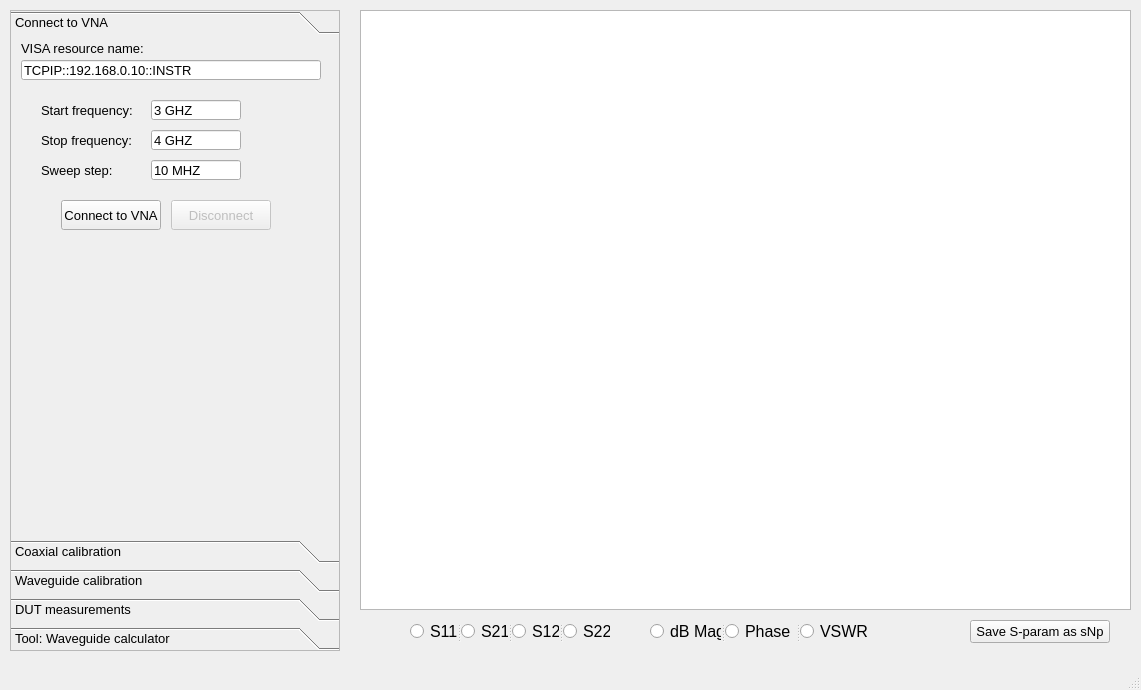
<?xml version="1.0" encoding="UTF-8"?>
<ui version="4.0">
 <class>MainWindow</class>
 <widget class="QMainWindow" name="MainWindow">
  <property name="geometry">
   <rect>
    <x>0</x>
    <y>0</y>
    <width>1141</width>
    <height>690</height>
   </rect>
  </property>
  <property name="windowTitle">
   <string>One port RF adapter characterization</string>
  </property>
  <widget class="QWidget" name="centralwidget">
   <widget class="PlotWidget" name="plot">
    <property name="geometry">
     <rect>
      <x>360</x>
      <y>10</y>
      <width>771</width>
      <height>600</height>
     </rect>
    </property>
   </widget>
   <widget class="QPushButton" name="btn_save_s1p">
    <property name="geometry">
     <rect>
      <x>970</x>
      <y>620</y>
      <width>140</width>
      <height>23</height>
     </rect>
    </property>
    <property name="font">
     <font>
      <pointsize>10</pointsize>
     </font>
    </property>
    <property name="text">
     <string>Save S-param as sNp</string>
    </property>
   </widget>
   <widget class="QToolBox" name="toolBox">
    <property name="geometry">
     <rect>
      <x>10</x>
      <y>10</y>
      <width>330</width>
      <height>641</height>
     </rect>
    </property>
    <property name="font">
     <font>
      <pointsize>10</pointsize>
     </font>
    </property>
    <property name="frameShape">
     <enum>QFrame::StyledPanel</enum>
    </property>
    <property name="currentIndex">
     <number>0</number>
    </property>
    <widget class="QWidget" name="page">
     <property name="geometry">
      <rect>
       <x>0</x>
       <y>0</y>
       <width>328</width>
       <height>489</height>
      </rect>
     </property>
     <attribute name="label">
      <string>Connect to VNA</string>
     </attribute>
     <widget class="QPushButton" name="btn_vna_connect">
      <property name="geometry">
       <rect>
        <x>50</x>
        <y>160</y>
        <width>100</width>
        <height>30</height>
       </rect>
      </property>
      <property name="text">
       <string>Connect to VNA</string>
      </property>
     </widget>
     <widget class="QLineEdit" name="edit_tcpip">
      <property name="geometry">
       <rect>
        <x>10</x>
        <y>20</y>
        <width>300</width>
        <height>20</height>
       </rect>
      </property>
      <property name="text">
       <string>TCPIP::192.168.0.10::INSTR</string>
      </property>
     </widget>
     <widget class="QLineEdit" name="edit_start">
      <property name="geometry">
       <rect>
        <x>140</x>
        <y>60</y>
        <width>90</width>
        <height>20</height>
       </rect>
      </property>
      <property name="text">
       <string>3 GHZ</string>
      </property>
     </widget>
     <widget class="QLabel" name="label_7">
      <property name="geometry">
       <rect>
        <x>30</x>
        <y>60</y>
        <width>100</width>
        <height>20</height>
       </rect>
      </property>
      <property name="text">
       <string>Start frequency:</string>
      </property>
     </widget>
     <widget class="QLineEdit" name="edit_stop">
      <property name="geometry">
       <rect>
        <x>140</x>
        <y>90</y>
        <width>90</width>
        <height>20</height>
       </rect>
      </property>
      <property name="text">
       <string>4 GHZ</string>
      </property>
     </widget>
     <widget class="QLabel" name="label_8">
      <property name="geometry">
       <rect>
        <x>30</x>
        <y>90</y>
        <width>91</width>
        <height>20</height>
       </rect>
      </property>
      <property name="text">
       <string>Stop frequency:</string>
      </property>
     </widget>
     <widget class="QLineEdit" name="edit_step">
      <property name="geometry">
       <rect>
        <x>140</x>
        <y>120</y>
        <width>90</width>
        <height>20</height>
       </rect>
      </property>
      <property name="text">
       <string>10 MHZ</string>
      </property>
     </widget>
     <widget class="QLabel" name="label_9">
      <property name="geometry">
       <rect>
        <x>30</x>
        <y>120</y>
        <width>91</width>
        <height>20</height>
       </rect>
      </property>
      <property name="text">
       <string>Sweep step:</string>
      </property>
     </widget>
     <widget class="QPushButton" name="btn_vna_close">
      <property name="enabled">
       <bool>false</bool>
      </property>
      <property name="geometry">
       <rect>
        <x>160</x>
        <y>160</y>
        <width>100</width>
        <height>30</height>
       </rect>
      </property>
      <property name="text">
       <string>Disconnect</string>
      </property>
     </widget>
     <widget class="QLabel" name="label_6">
      <property name="geometry">
       <rect>
        <x>10</x>
        <y>0</y>
        <width>141</width>
        <height>16</height>
       </rect>
      </property>
      <property name="text">
       <string>VISA resource name:</string>
      </property>
     </widget>
    </widget>
    <widget class="QWidget" name="page_2">
     <property name="geometry">
      <rect>
       <x>0</x>
       <y>0</y>
       <width>328</width>
       <height>489</height>
      </rect>
     </property>
     <attribute name="label">
      <string>Coaxial calibration</string>
     </attribute>
     <widget class="QFrame" name="frameSOL">
      <property name="geometry">
       <rect>
        <x>0</x>
        <y>30</y>
        <width>341</width>
        <height>290</height>
       </rect>
      </property>
      <property name="frameShape">
       <enum>QFrame::StyledPanel</enum>
      </property>
      <property name="frameShadow">
       <enum>QFrame::Raised</enum>
      </property>
      <widget class="Line" name="line_4">
       <property name="geometry">
        <rect>
         <x>10</x>
         <y>260</y>
         <width>310</width>
         <height>3</height>
        </rect>
       </property>
       <property name="orientation">
        <enum>Qt::Horizontal</enum>
       </property>
      </widget>
      <widget class="QPushButton" name="btn_coax_short_file">
       <property name="geometry">
        <rect>
         <x>70</x>
         <y>90</y>
         <width>90</width>
         <height>21</height>
        </rect>
       </property>
       <property name="font">
        <font>
         <pointsize>10</pointsize>
         <weight>50</weight>
         <bold>false</bold>
        </font>
       </property>
       <property name="text">
        <string>From file</string>
       </property>
      </widget>
      <widget class="QPushButton" name="btn_coax_open_vna">
       <property name="enabled">
        <bool>false</bool>
       </property>
       <property name="geometry">
        <rect>
         <x>70</x>
         <y>134</y>
         <width>90</width>
         <height>21</height>
        </rect>
       </property>
       <property name="font">
        <font>
         <pointsize>10</pointsize>
         <weight>50</weight>
         <bold>false</bold>
        </font>
       </property>
       <property name="text">
        <string>VNA</string>
       </property>
      </widget>
      <widget class="QPushButton" name="btn_coax_load_ch_file">
       <property name="geometry">
        <rect>
         <x>210</x>
         <y>230</y>
         <width>90</width>
         <height>21</height>
        </rect>
       </property>
       <property name="font">
        <font>
         <pointsize>10</pointsize>
         <weight>50</weight>
         <bold>false</bold>
        </font>
       </property>
       <property name="text">
        <string>From file</string>
       </property>
      </widget>
      <widget class="QLabel" name="label_2">
       <property name="geometry">
        <rect>
         <x>10</x>
         <y>80</y>
         <width>40</width>
         <height>13</height>
        </rect>
       </property>
       <property name="font">
        <font>
         <pointsize>10</pointsize>
        </font>
       </property>
       <property name="text">
        <string>SHORT</string>
       </property>
      </widget>
      <widget class="QPushButton" name="btn_coax_open_file">
       <property name="geometry">
        <rect>
         <x>70</x>
         <y>160</y>
         <width>90</width>
         <height>21</height>
        </rect>
       </property>
       <property name="font">
        <font>
         <pointsize>10</pointsize>
         <weight>50</weight>
         <bold>false</bold>
        </font>
       </property>
       <property name="text">
        <string>From file</string>
       </property>
      </widget>
      <widget class="QPushButton" name="btn_coax_load_ch_ideal">
       <property name="geometry">
        <rect>
         <x>210</x>
         <y>204</y>
         <width>90</width>
         <height>21</height>
        </rect>
       </property>
       <property name="font">
        <font>
         <pointsize>10</pointsize>
         <weight>50</weight>
         <bold>false</bold>
        </font>
       </property>
       <property name="text">
        <string>Ideal</string>
       </property>
      </widget>
      <widget class="QPushButton" name="btn_coax_open_ch_ideal">
       <property name="geometry">
        <rect>
         <x>210</x>
         <y>134</y>
         <width>90</width>
         <height>21</height>
        </rect>
       </property>
       <property name="font">
        <font>
         <pointsize>10</pointsize>
         <weight>50</weight>
         <bold>false</bold>
        </font>
       </property>
       <property name="text">
        <string>Ideal</string>
       </property>
      </widget>
      <widget class="QPushButton" name="btn_coax_short_ch_ideal">
       <property name="geometry">
        <rect>
         <x>210</x>
         <y>64</y>
         <width>90</width>
         <height>21</height>
        </rect>
       </property>
       <property name="font">
        <font>
         <pointsize>10</pointsize>
         <weight>50</weight>
         <bold>false</bold>
        </font>
       </property>
       <property name="text">
        <string>Ideal</string>
       </property>
      </widget>
      <widget class="QPushButton" name="btn_coax_load_vna">
       <property name="enabled">
        <bool>false</bool>
       </property>
       <property name="geometry">
        <rect>
         <x>70</x>
         <y>204</y>
         <width>90</width>
         <height>21</height>
        </rect>
       </property>
       <property name="font">
        <font>
         <pointsize>10</pointsize>
         <weight>50</weight>
         <bold>false</bold>
        </font>
       </property>
       <property name="text">
        <string>VNA</string>
       </property>
      </widget>
      <widget class="QLabel" name="label_4">
       <property name="geometry">
        <rect>
         <x>10</x>
         <y>220</y>
         <width>40</width>
         <height>13</height>
        </rect>
       </property>
       <property name="font">
        <font>
         <pointsize>10</pointsize>
        </font>
       </property>
       <property name="text">
        <string>LOAD</string>
       </property>
      </widget>
      <widget class="QPushButton" name="btn_coax_open_ch_file">
       <property name="geometry">
        <rect>
         <x>210</x>
         <y>160</y>
         <width>90</width>
         <height>21</height>
        </rect>
       </property>
       <property name="font">
        <font>
         <pointsize>10</pointsize>
         <weight>50</weight>
         <bold>false</bold>
        </font>
       </property>
       <property name="text">
        <string>From file</string>
       </property>
      </widget>
      <widget class="QLabel" name="label_3">
       <property name="geometry">
        <rect>
         <x>10</x>
         <y>150</y>
         <width>40</width>
         <height>13</height>
        </rect>
       </property>
       <property name="font">
        <font>
         <pointsize>10</pointsize>
        </font>
       </property>
       <property name="text">
        <string>OPEN</string>
       </property>
      </widget>
      <widget class="QPushButton" name="btn_coax_short_ch_file">
       <property name="geometry">
        <rect>
         <x>210</x>
         <y>90</y>
         <width>90</width>
         <height>21</height>
        </rect>
       </property>
       <property name="font">
        <font>
         <pointsize>10</pointsize>
         <weight>50</weight>
         <bold>false</bold>
        </font>
       </property>
       <property name="text">
        <string>From file</string>
       </property>
      </widget>
      <widget class="Line" name="line_2">
       <property name="geometry">
        <rect>
         <x>180</x>
         <y>10</y>
         <width>10</width>
         <height>250</height>
        </rect>
       </property>
       <property name="orientation">
        <enum>Qt::Vertical</enum>
       </property>
      </widget>
      <widget class="QPushButton" name="btn_coax_short_vna">
       <property name="enabled">
        <bool>false</bool>
       </property>
       <property name="geometry">
        <rect>
         <x>70</x>
         <y>64</y>
         <width>90</width>
         <height>21</height>
        </rect>
       </property>
       <property name="font">
        <font>
         <pointsize>10</pointsize>
         <weight>50</weight>
         <bold>false</bold>
        </font>
       </property>
       <property name="text">
        <string>VNA</string>
       </property>
      </widget>
      <widget class="QPushButton" name="btn_coax_load_file">
       <property name="geometry">
        <rect>
         <x>70</x>
         <y>230</y>
         <width>90</width>
         <height>21</height>
        </rect>
       </property>
       <property name="font">
        <font>
         <pointsize>10</pointsize>
         <weight>50</weight>
         <bold>false</bold>
        </font>
       </property>
       <property name="text">
        <string>From file</string>
       </property>
      </widget>
      <widget class="Line" name="line_3">
       <property name="geometry">
        <rect>
         <x>10</x>
         <y>190</y>
         <width>310</width>
         <height>3</height>
        </rect>
       </property>
       <property name="orientation">
        <enum>Qt::Horizontal</enum>
       </property>
      </widget>
      <widget class="Line" name="line">
       <property name="geometry">
        <rect>
         <x>10</x>
         <y>120</y>
         <width>310</width>
         <height>3</height>
        </rect>
       </property>
       <property name="orientation">
        <enum>Qt::Horizontal</enum>
       </property>
      </widget>
      <widget class="QLabel" name="label">
       <property name="geometry">
        <rect>
         <x>40</x>
         <y>20</y>
         <width>130</width>
         <height>21</height>
        </rect>
       </property>
       <property name="font">
        <font>
         <pointsize>12</pointsize>
        </font>
       </property>
       <property name="text">
        <string>Measurement data</string>
       </property>
      </widget>
      <widget class="QLabel" name="label_5">
       <property name="geometry">
        <rect>
         <x>200</x>
         <y>20</y>
         <width>120</width>
         <height>20</height>
        </rect>
       </property>
       <property name="font">
        <font>
         <pointsize>12</pointsize>
        </font>
       </property>
       <property name="text">
        <string>Characterization</string>
       </property>
      </widget>
     </widget>
     <widget class="QPushButton" name="btn_coax_run">
      <property name="enabled">
       <bool>false</bool>
      </property>
      <property name="geometry">
       <rect>
        <x>50</x>
        <y>310</y>
        <width>101</width>
        <height>30</height>
       </rect>
      </property>
      <property name="font">
       <font>
        <weight>50</weight>
        <bold>false</bold>
       </font>
      </property>
      <property name="text">
       <string>Do calibration</string>
      </property>
     </widget>
     <widget class="QPushButton" name="btn_coax_clear">
      <property name="enabled">
       <bool>false</bool>
      </property>
      <property name="geometry">
       <rect>
        <x>170</x>
        <y>310</y>
        <width>100</width>
        <height>30</height>
       </rect>
      </property>
      <property name="font">
       <font>
        <weight>50</weight>
        <bold>false</bold>
       </font>
      </property>
      <property name="text">
       <string>Clear</string>
      </property>
     </widget>
     <widget class="QLabel" name="label_21">
      <property name="geometry">
       <rect>
        <x>80</x>
        <y>0</y>
        <width>170</width>
        <height>16</height>
       </rect>
      </property>
      <property name="font">
       <font>
        <pointsize>12</pointsize>
       </font>
      </property>
      <property name="text">
       <string>SOL coaxial calibration</string>
      </property>
     </widget>
    </widget>
    <widget class="QWidget" name="page_3">
     <property name="geometry">
      <rect>
       <x>0</x>
       <y>0</y>
       <width>328</width>
       <height>489</height>
      </rect>
     </property>
     <attribute name="label">
      <string>Waveguide calibration</string>
     </attribute>
     <widget class="QLineEdit" name="edit_wg_a">
      <property name="geometry">
       <rect>
        <x>90</x>
        <y>30</y>
        <width>50</width>
        <height>20</height>
       </rect>
      </property>
      <property name="text">
       <string>61</string>
      </property>
     </widget>
     <widget class="QLabel" name="label_10">
      <property name="geometry">
       <rect>
        <x>10</x>
        <y>0</y>
        <width>180</width>
        <height>20</height>
       </rect>
      </property>
      <property name="text">
       <string>Waveguide dimensions [mm]:</string>
      </property>
     </widget>
     <widget class="QLabel" name="label_11">
      <property name="geometry">
       <rect>
        <x>160</x>
        <y>30</y>
        <width>60</width>
        <height>20</height>
       </rect>
      </property>
      <property name="text">
       <string>Height (B):</string>
      </property>
     </widget>
     <widget class="QLineEdit" name="edit_wg_b">
      <property name="geometry">
       <rect>
        <x>230</x>
        <y>30</y>
        <width>50</width>
        <height>20</height>
       </rect>
      </property>
      <property name="text">
       <string>10</string>
      </property>
     </widget>
     <widget class="QPushButton" name="btn_wg_clear">
      <property name="enabled">
       <bool>false</bool>
      </property>
      <property name="geometry">
       <rect>
        <x>115</x>
        <y>440</y>
        <width>80</width>
        <height>30</height>
       </rect>
      </property>
      <property name="font">
       <font>
        <weight>50</weight>
        <bold>false</bold>
       </font>
      </property>
      <property name="text">
       <string>Clear ALL</string>
      </property>
     </widget>
     <widget class="QLabel" name="label_23">
      <property name="geometry">
       <rect>
        <x>20</x>
        <y>30</y>
        <width>60</width>
        <height>20</height>
       </rect>
      </property>
      <property name="text">
       <string>Width (A):</string>
      </property>
     </widget>
     <widget class="QLabel" name="label_22">
      <property name="geometry">
       <rect>
        <x>10</x>
        <y>340</y>
        <width>100</width>
        <height>31</height>
       </rect>
      </property>
      <property name="text">
       <string>Offset LOAD
(λ/4 with LOAD)</string>
      </property>
     </widget>
     <widget class="QLabel" name="label_32">
      <property name="geometry">
       <rect>
        <x>10</x>
        <y>60</y>
        <width>220</width>
        <height>20</height>
       </rect>
      </property>
      <property name="text">
       <string>λ/4 waveguide section length [mm]:</string>
      </property>
     </widget>
     <widget class="QLineEdit" name="edit_wg_l4_length">
      <property name="geometry">
       <rect>
        <x>230</x>
        <y>60</y>
        <width>50</width>
        <height>20</height>
       </rect>
      </property>
      <property name="text">
       <string>28.42</string>
      </property>
     </widget>
     <widget class="QPushButton" name="btn_wg_load_l4_vna">
      <property name="geometry">
       <rect>
        <x>140</x>
        <y>350</y>
        <width>75</width>
        <height>22</height>
       </rect>
      </property>
      <property name="text">
       <string>VNA</string>
      </property>
     </widget>
     <widget class="QPushButton" name="btn_wg_load_l4_file">
      <property name="enabled">
       <bool>false</bool>
      </property>
      <property name="geometry">
       <rect>
        <x>230</x>
        <y>350</y>
        <width>75</width>
        <height>22</height>
       </rect>
      </property>
      <property name="text">
       <string>Load file</string>
      </property>
     </widget>
     <widget class="QSplitter" name="splitter">
      <property name="geometry">
       <rect>
        <x>230</x>
        <y>90</y>
        <width>75</width>
        <height>240</height>
       </rect>
      </property>
      <property name="orientation">
       <enum>Qt::Vertical</enum>
      </property>
      <widget class="QPushButton" name="btn_wg_short_file">
       <property name="enabled">
        <bool>false</bool>
       </property>
       <property name="text">
        <string>Load file</string>
       </property>
      </widget>
      <widget class="QPushButton" name="btn_wg_offset_file">
       <property name="enabled">
        <bool>false</bool>
       </property>
       <property name="text">
        <string>Load file</string>
       </property>
      </widget>
      <widget class="QPushButton" name="btn_wg_load1_file">
       <property name="enabled">
        <bool>false</bool>
       </property>
       <property name="text">
        <string>Load file</string>
       </property>
      </widget>
      <widget class="QPushButton" name="btn_wg_load2_file">
       <property name="enabled">
        <bool>false</bool>
       </property>
       <property name="text">
        <string>Load file</string>
       </property>
      </widget>
      <widget class="QPushButton" name="btn_wg_load3_file">
       <property name="enabled">
        <bool>false</bool>
       </property>
       <property name="text">
        <string>Load file</string>
       </property>
      </widget>
      <widget class="QPushButton" name="btn_wg_load4_file">
       <property name="enabled">
        <bool>false</bool>
       </property>
       <property name="text">
        <string>Load file</string>
       </property>
      </widget>
      <widget class="QPushButton" name="btn_wg_load5_file">
       <property name="enabled">
        <bool>false</bool>
       </property>
       <property name="text">
        <string>Load file</string>
       </property>
      </widget>
      <widget class="QPushButton" name="btn_wg_load6_file">
       <property name="enabled">
        <bool>false</bool>
       </property>
       <property name="text">
        <string>Load file</string>
       </property>
      </widget>
      <widget class="QPushButton" name="btn_wg_load7_file">
       <property name="enabled">
        <bool>false</bool>
       </property>
       <property name="text">
        <string>Load file</string>
       </property>
      </widget>
     </widget>
     <widget class="QSplitter" name="splitter_2">
      <property name="geometry">
       <rect>
        <x>140</x>
        <y>90</y>
        <width>75</width>
        <height>240</height>
       </rect>
      </property>
      <property name="orientation">
       <enum>Qt::Vertical</enum>
      </property>
      <widget class="QPushButton" name="btn_wg_short_vna">
       <property name="text">
        <string>VNA</string>
       </property>
      </widget>
      <widget class="QPushButton" name="btn_wg_offset_vna">
       <property name="text">
        <string>VNA</string>
       </property>
      </widget>
      <widget class="QPushButton" name="btn_wg_load1_vna">
       <property name="text">
        <string>VNA</string>
       </property>
      </widget>
      <widget class="QPushButton" name="btn_wg_load2_vna">
       <property name="text">
        <string>VNA</string>
       </property>
      </widget>
      <widget class="QPushButton" name="btn_wg_load3_vna">
       <property name="text">
        <string>VNA</string>
       </property>
      </widget>
      <widget class="QPushButton" name="btn_wg_load4_vna">
       <property name="text">
        <string>VNA</string>
       </property>
      </widget>
      <widget class="QPushButton" name="btn_wg_load5_vna">
       <property name="text">
        <string>VNA</string>
       </property>
      </widget>
      <widget class="QPushButton" name="btn_wg_load6_vna">
       <property name="text">
        <string>VNA</string>
       </property>
      </widget>
      <widget class="QPushButton" name="btn_wg_load7_vna">
       <property name="text">
        <string>VNA</string>
       </property>
      </widget>
     </widget>
     <widget class="QSplitter" name="splitter_3">
      <property name="geometry">
       <rect>
        <x>10</x>
        <y>90</y>
        <width>116</width>
        <height>240</height>
       </rect>
      </property>
      <property name="orientation">
       <enum>Qt::Vertical</enum>
      </property>
      <widget class="QLabel" name="label_12">
       <property name="text">
        <string>SHORT</string>
       </property>
      </widget>
      <widget class="QLabel" name="label_13">
       <property name="text">
        <string>OFFSET SHORT</string>
       </property>
      </widget>
      <widget class="QLabel" name="label_14">
       <property name="text">
        <string>LOAD (SL pos 1)</string>
       </property>
      </widget>
      <widget class="QLabel" name="label_15">
       <property name="text">
        <string>SLIDING LOAD pos 2</string>
       </property>
      </widget>
      <widget class="QLabel" name="label_16">
       <property name="text">
        <string>SLIDING LOAD pos 3</string>
       </property>
      </widget>
      <widget class="QLabel" name="label_17">
       <property name="text">
        <string>SLIDING LOAD pos 4</string>
       </property>
      </widget>
      <widget class="QLabel" name="label_18">
       <property name="text">
        <string>SLIDING LOAD pos 5</string>
       </property>
      </widget>
      <widget class="QLabel" name="label_19">
       <property name="text">
        <string>SLIDING LOAD pos 6</string>
       </property>
      </widget>
      <widget class="QLabel" name="label_20">
       <property name="text">
        <string>SLIDING LOAD pos 7</string>
       </property>
      </widget>
     </widget>
     <widget class="QSplitter" name="splitter_4">
      <property name="geometry">
       <rect>
        <x>30</x>
        <y>390</y>
        <width>250</width>
        <height>40</height>
       </rect>
      </property>
      <property name="orientation">
       <enum>Qt::Horizontal</enum>
      </property>
      <widget class="QPushButton" name="btn_wg_run_sol">
       <property name="enabled">
        <bool>false</bool>
       </property>
       <property name="font">
        <font>
         <weight>50</weight>
         <bold>false</bold>
        </font>
       </property>
       <property name="text">
        <string>SOLT
Calibration</string>
       </property>
      </widget>
      <widget class="QPushButton" name="btn_wg_run_sliding">
       <property name="enabled">
        <bool>false</bool>
       </property>
       <property name="font">
        <font>
         <weight>50</weight>
         <bold>false</bold>
        </font>
       </property>
       <property name="text">
        <string>Sliding Load
Calibration</string>
       </property>
      </widget>
      <widget class="QPushButton" name="btn_wg_run_offset">
       <property name="enabled">
        <bool>false</bool>
       </property>
       <property name="font">
        <font>
         <weight>50</weight>
         <bold>false</bold>
        </font>
       </property>
       <property name="text">
        <string>Offset Load
Calibration</string>
       </property>
      </widget>
     </widget>
    </widget>
    <widget class="QWidget" name="page_6">
     <property name="geometry">
      <rect>
       <x>0</x>
       <y>0</y>
       <width>328</width>
       <height>489</height>
      </rect>
     </property>
     <attribute name="label">
      <string>DUT measurements</string>
     </attribute>
     <widget class="QPushButton" name="btn_adapter_sliding">
      <property name="enabled">
       <bool>false</bool>
      </property>
      <property name="geometry">
       <rect>
        <x>40</x>
        <y>270</y>
        <width>240</width>
        <height>50</height>
       </rect>
      </property>
      <property name="font">
       <font>
        <pointsize>10</pointsize>
       </font>
      </property>
      <property name="text">
       <string>Adapter S-param calculation
[Sliding Load WG cal] - [SOL coax cal]</string>
      </property>
     </widget>
     <widget class="QPushButton" name="btn_adapter_offset">
      <property name="enabled">
       <bool>false</bool>
      </property>
      <property name="geometry">
       <rect>
        <x>40</x>
        <y>330</y>
        <width>240</width>
        <height>50</height>
       </rect>
      </property>
      <property name="font">
       <font>
        <pointsize>10</pointsize>
       </font>
      </property>
      <property name="text">
       <string>Adapter S-param calculation
[Offset Load WG call] - [SOL coax cal]</string>
      </property>
     </widget>
     <widget class="QPushButton" name="btn_adapter_sol">
      <property name="enabled">
       <bool>false</bool>
      </property>
      <property name="geometry">
       <rect>
        <x>40</x>
        <y>210</y>
        <width>240</width>
        <height>50</height>
       </rect>
      </property>
      <property name="font">
       <font>
        <pointsize>10</pointsize>
       </font>
      </property>
      <property name="text">
       <string>Adapter S-param calculation
[SOLT WG cal] - [SOL coax cal]</string>
      </property>
     </widget>
     <widget class="QPushButton" name="btn_dut_file">
      <property name="enabled">
       <bool>true</bool>
      </property>
      <property name="geometry">
       <rect>
        <x>90</x>
        <y>60</y>
        <width>150</width>
        <height>50</height>
       </rect>
      </property>
      <property name="font">
       <font>
        <pointsize>10</pointsize>
       </font>
      </property>
      <property name="text">
       <string>Load DUT S-param
from file</string>
      </property>
     </widget>
     <widget class="QPushButton" name="btn_dut_vna">
      <property name="enabled">
       <bool>false</bool>
      </property>
      <property name="geometry">
       <rect>
        <x>90</x>
        <y>10</y>
        <width>150</width>
        <height>40</height>
       </rect>
      </property>
      <property name="font">
       <font>
        <pointsize>10</pointsize>
       </font>
      </property>
      <property name="text">
       <string>Measure DUT</string>
      </property>
     </widget>
     <widget class="QPushButton" name="btn_caldut_file">
      <property name="enabled">
       <bool>true</bool>
      </property>
      <property name="geometry">
       <rect>
        <x>90</x>
        <y>120</y>
        <width>150</width>
        <height>50</height>
       </rect>
      </property>
      <property name="font">
       <font>
        <pointsize>10</pointsize>
       </font>
      </property>
      <property name="text">
       <string>Load and calibrate DUT
S-param from file</string>
      </property>
     </widget>
    </widget>
    <widget class="QWidget" name="page_4">
     <property name="geometry">
      <rect>
       <x>0</x>
       <y>0</y>
       <width>328</width>
       <height>489</height>
      </rect>
     </property>
     <attribute name="label">
      <string>Tool: Waveguide calculator</string>
     </attribute>
    </widget>
   </widget>
   <widget class="QSplitter" name="splitter_5">
    <property name="geometry">
     <rect>
      <x>410</x>
      <y>620</y>
      <width>200</width>
      <height>23</height>
     </rect>
    </property>
    <property name="orientation">
     <enum>Qt::Horizontal</enum>
    </property>
    <widget class="QRadioButton" name="radio_s11">
     <property name="font">
      <font>
       <pointsize>12</pointsize>
      </font>
     </property>
     <property name="text">
      <string>S11</string>
     </property>
    </widget>
    <widget class="QRadioButton" name="radio_s21">
     <property name="font">
      <font>
       <pointsize>12</pointsize>
      </font>
     </property>
     <property name="text">
      <string>S21</string>
     </property>
    </widget>
    <widget class="QRadioButton" name="radio_s12">
     <property name="font">
      <font>
       <pointsize>12</pointsize>
      </font>
     </property>
     <property name="text">
      <string>S12</string>
     </property>
    </widget>
    <widget class="QRadioButton" name="radio_s22">
     <property name="font">
      <font>
       <pointsize>12</pointsize>
      </font>
     </property>
     <property name="text">
      <string>S22</string>
     </property>
    </widget>
   </widget>
   <widget class="QSplitter" name="splitter_6">
    <property name="geometry">
     <rect>
      <x>650</x>
      <y>620</y>
      <width>221</width>
      <height>23</height>
     </rect>
    </property>
    <property name="orientation">
     <enum>Qt::Horizontal</enum>
    </property>
    <widget class="QRadioButton" name="radio_db">
     <property name="font">
      <font>
       <pointsize>12</pointsize>
      </font>
     </property>
     <property name="text">
      <string>dB Mag</string>
     </property>
    </widget>
    <widget class="QRadioButton" name="radio_phase">
     <property name="font">
      <font>
       <pointsize>12</pointsize>
      </font>
     </property>
     <property name="text">
      <string>Phase</string>
     </property>
    </widget>
    <widget class="QRadioButton" name="radio_vswr">
     <property name="font">
      <font>
       <pointsize>12</pointsize>
      </font>
     </property>
     <property name="text">
      <string>VSWR</string>
     </property>
    </widget>
   </widget>
  </widget>
  <widget class="QMenuBar" name="menubar">
   <property name="geometry">
    <rect>
     <x>0</x>
     <y>0</y>
     <width>1141</width>
     <height>21</height>
    </rect>
   </property>
  </widget>
  <widget class="QStatusBar" name="statusbar"/>
 </widget>
 <customwidgets>
  <customwidget>
   <class>PlotWidget</class>
   <extends>QGraphicsView</extends>
   <header>pyqtgraph</header>
  </customwidget>
 </customwidgets>
 <resources/>
 <connections/>
</ui>
